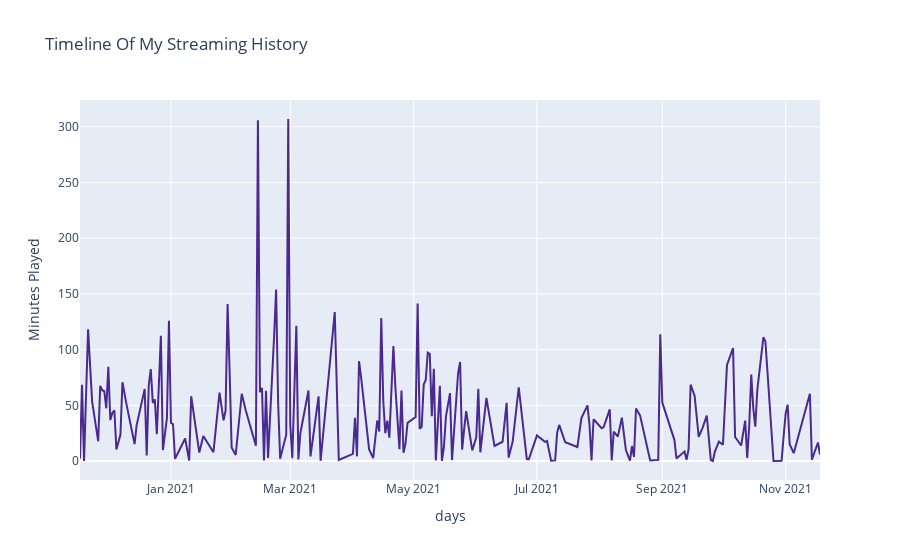

The cell this chart's notebook holds for it:
### Code cell
fig = px.line(
    day, 
    x="days", 
    y="minutes_played",
    labels={
        "day": "Month",
        "minutes_played": "Minutes Played"
    },
    color_discrete_sequence = px.colors.sequential.Agsunset, 
    title = "Timeline Of My Streaming History"
)

fig.update_layout(
    hovermode = 'x'
)

fig.show()

### Figure 1 — Plotly figure (JSON) as saved in the notebook; plotly's stock layout.template omitted (floating-point values rounded to 4 significant figures; data arrays with more than 128 entries replaced by an {"elided": "..."} marker saying what was removed)
{"data": [{"hovertemplate": "days=%{x}<br>Minutes Played=%{y}<extra></extra>", "legendgroup": "", "line": {"color": "rgb(75, 41, 145)", "dash": "solid"}, "marker": {"symbol": "circle"}, "mode": "lines", "name": "", "orientation": "v", "showlegend": false, "type": "scatter", "x": {"elided": "200 str values"}, "xaxis": "x", "y": {"elided": "200 float values"}, "yaxis": "y"}], "layout": {"hovermode": "x", "legend": {"tracegroupgap": 0}, "title": {"text": "Timeline Of My Streaming History"}, "xaxis": {"anchor": "y", "domain": [0, 1], "title": {"text": "days"}}, "yaxis": {"anchor": "x", "domain": [0, 1], "title": {"text": "Minutes Played"}}}}
